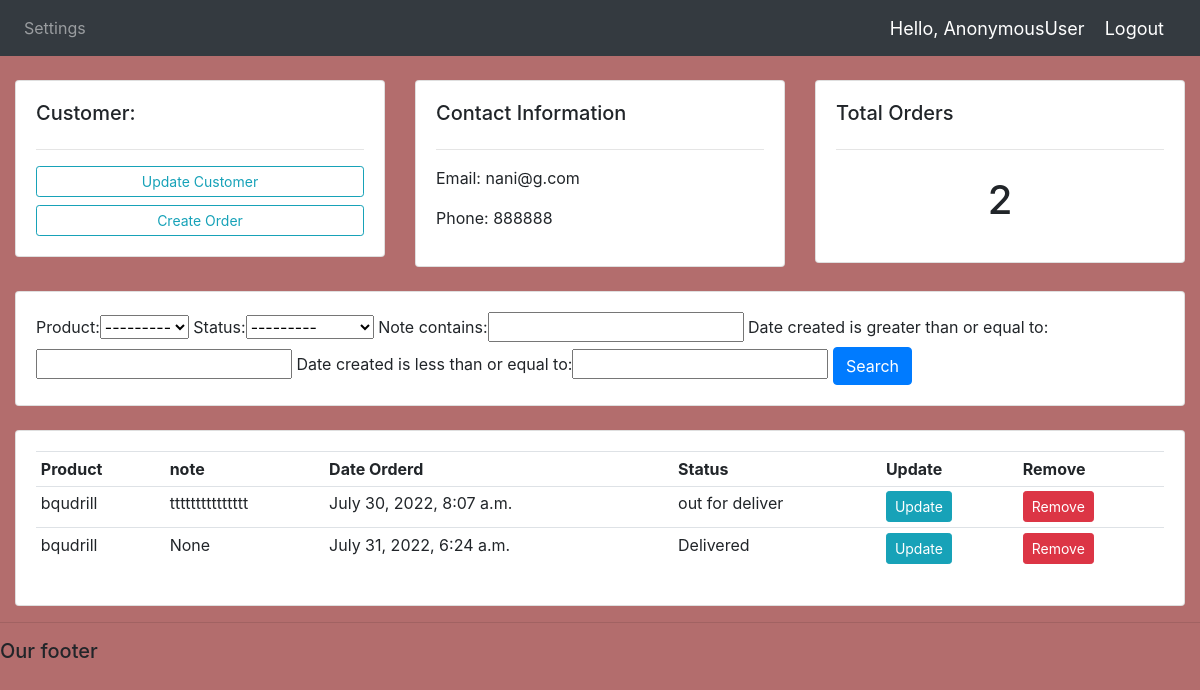
Screenshot of /customer/4 with the database file from the repository.
### accounts/models.py (models this page shows, shortened)
class Customer(models.Model):
    user = models.OneToOneField(User,null=True,blank=True, on_delete=models.CASCADE)
    name =  models.CharField(max_length=255 ,null =True)
    phone =  models.CharField(max_length=255,null =True)
    email =  models.CharField(max_length=255,null =True)
    image = models.ImageField(default='default.png',upload_to = 'profile.pics')
    date_created = models.DateTimeField(auto_now_add =True ,null =True)

class Order(models.Model):
    STATUS = (
        ('pending' , 'pending'),
        ('out for deliver' , 'out for deliver'),
        ('Delivered' , 'Delivered'),
    )
    customer = models.ForeignKey(Customer , null =True, on_delete = models.SET_NULL)
    product = models.ForeignKey(Product , null =True, on_delete = models.SET_NULL)
    date_created = models.DateTimeField(auto_now_add =True ,null =True)
    status = models.CharField(max_length=255,null =True ,choices = STATUS)
    note = models.CharField(max_length=255,null =True )

class Product(models.Model):
    CATEGORY = (
        ('indoor' ,'indoor'),
        ('outdoor' ,'outdoor'),
    )
    name = models.CharField(max_length=255 ,null =True)
    price =  models.FloatField(max_length=255,null =True)
    category =  models.CharField(max_length=255,null =True,choices = CATEGORY)
    description =  models.CharField(max_length=255,null =True, blank=True)
    date_created = models.DateTimeField(auto_now_add =True ,null =True)
    tags = models.ManyToManyField(Tag)
    def __str__ (self):
        return self.name

### accounts/views.py (the view)
# urls.py: path('customer/<str:pk>', CustomerView, name ="customer"),
def CustomerView(request , pk):
       customer = Customer.objects.get(id=pk)
       orders = customer.order_set.all()
       myFilter = OrderFilter(request.GET,queryset=orders)
       orders = myFilter.qs
       total_orders = orders.count()
       context = {'customer':customer,'orders':orders ,'total_orders':total_orders ,'myFilter':myFilter}
       return render(request , "customer.html",context)

### templates/customer.html
{%  extends 'main.html' %}
{% block content %}
	<br>
<div class="row">
	<div class="col-md">
		<div class="card card-body">
			<h5>Customer:</h5>
			<hr>
			<a class="btn btn-outline-info  btn-sm btn-block" href="">Update Customer</a>
			<a class="btn btn-outline-info btn-sm btn-block" href="{% url 'create' customer.id%}">Create Order</a>
		</div>
	</div>
	<div class="col-md">
		<div class="card card-body">
			<h5>Contact Information</h5>
			<hr>
			<p>Email: {{customer.email}}</p>
			<p>Phone: {{customer.phone}}</p>
		</div>
	</div>
	<div class="col-md">
		<div class="card card-body">
			<h5>Total Orders</h5>
			<hr>
			<h1 style="text-align: center;padding: 10px">{{total_orders}}</h1>
		</div>
	</div>
</div>
<br>
<div class="row">
	<div class="col">
		<div class="card card-body">
			<form method="get">
               {{myFilter.form}}
		    <button class="btn btn-primary" type="submit">Search</button>
		  </form>
		</div>
	</div>
</div>
<br>
<div class="row">
	<div class="col-md">
		<div class="card card-body">
			<table class="table table-sm">
				<tr>
					<th>Product</th>
					<th>note</th>
					<th>Date Orderd</th>
					<th>Status</th>
					<th>Update</th>
					<th>Remove</th>
				</tr>
				{% for order in orders %}
				<tr>
					<td>{{order.product}}</td>
					<td>{{order.note}}</td>
					<td>{{order.date_created}}</td>
					<td>{{order.status}}</td>
					<td><a class="btn btn-sm btn-info"  href="{% url 'update' order.id %}" >Update</a></td>
					<td><a class="btn btn-sm btn-danger" href="{% url 'delete' order.id %}">Remove</a></td>
				</tr>
				{% endfor %}
			</table>
		</div>
	</div>
</div>
{% endblock %}

### static/css/main.css (style rules this page uses)
body { background-color: rgb(179, 109, 109); }

### rows the page displays
Customer: email "nani@g.com", phone "888888"
Order: product "bqudrill", note "ttttttttttttttt", date_created "July 30, 2022, 8:07 a.m.", status "out for deliver"
Order: product "bqudrill", note "None", date_created "July 31, 2022, 6:24 a.m.", status "Delivered"

### other values shown
{{ request.user }} "AnonymousUser"
{{ total_orders }} "2"
